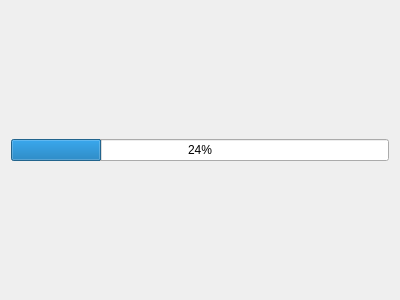
<?xml version="1.0" encoding="UTF-8"?>
<ui version="4.0">
 <class>PullDataWidget</class>
 <widget class="QWidget" name="PullDataWidget">
  <property name="geometry">
   <rect>
    <x>0</x>
    <y>0</y>
    <width>400</width>
    <height>300</height>
   </rect>
  </property>
  <property name="windowTitle">
   <string>Form</string>
  </property>
  <layout class="QGridLayout" name="gridLayout">
   <item row="0" column="0">
    <widget class="QProgressBar" name="progressBar">
     <property name="value">
      <number>24</number>
     </property>
    </widget>
   </item>
  </layout>
 </widget>
 <resources/>
 <connections/>
</ui>
